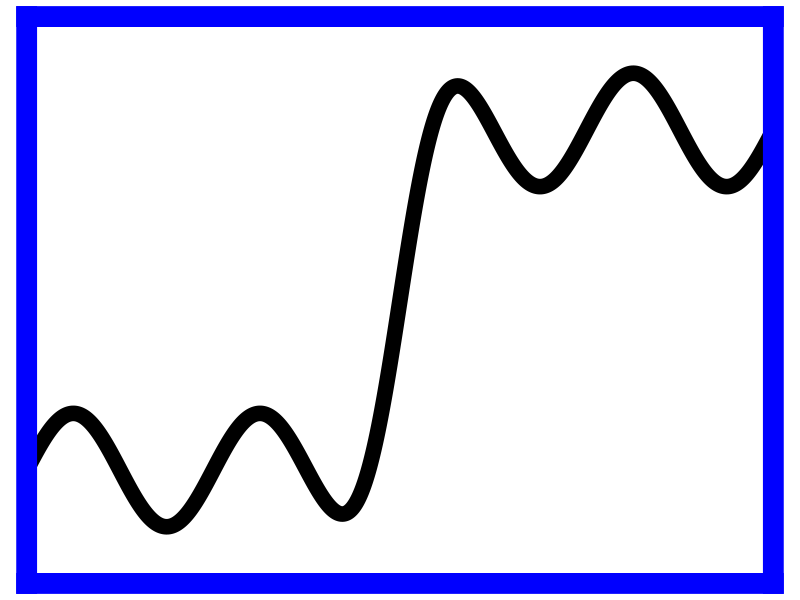

Write R code to recreate this figure.
t <- seq(0,8*pi,.01)
w <- pnorm(t, 4*pi, 1)
n <- length(t)
pitchDiff <- 6
sin1 <- sin(t) + pitchDiff
sin2 <- sin(t)

lineWidth <- 15
outlineWidth <- 20
sz <- 200

png("tonyLogoWave.png", width = sz, height = sz)
par(mar=c(0,0,0,0))
plot(t, sin1 * w + sin2 * (1-w), type='l', 
     lwd=lineWidth, bty='n', xaxt='n', yaxt='n',
     ylim = c(-2, pitchDiff+2) + c(1,-1)*0.1,
     xlim = c(0, 8*pi) + c(1,-1)*0.1)
lines(c(0,0),c(-2,pitchDiff+2), lwd=outlineWidth, col = 'blue', lend=2)
lines(c(0,0)+8*pi,c(-2,pitchDiff+2), lwd=outlineWidth, col = 'blue', lend=2)
lines(c(0,8*pi),c(0,0)+pitchDiff+2, lwd=outlineWidth, col = 'blue', lend=2)
lines(c(0,8*pi),c(0,0)-2, lwd=outlineWidth, col = 'blue', lend=2)
dev.off()